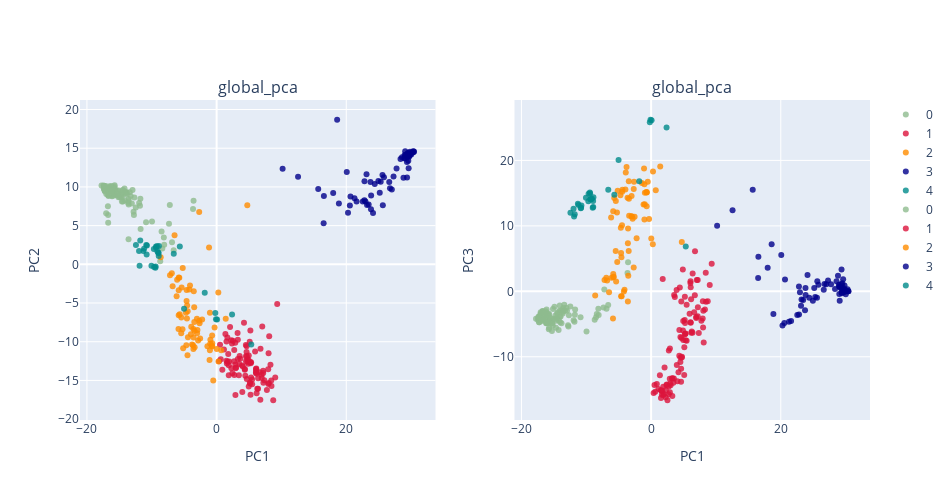

Notebook cell for this chart:
### Code cell
###
plot_global_pca(feats,label_select,colordict,labels= core_pop,title= 'global_pca',height= 500,width= 950)

### Figure 1 — Plotly figure (JSON) as saved in the notebook; plotly's stock layout.template omitted (floating-point values rounded to 4 significant figures)
{"data": [{"marker": {"color": "darkseagreen", "line": {"width": 0}, "opacity": 0.8, "size": 6, "symbol": "circle"}, "mode": "markers", "name": "0", "text": ["temp", "temp", "temp", "temp", "temp", "temp", "temp", "temp", "temp", "temp", "temp", "temp", "temp", "temp", "temp", "temp", "temp", "temp", "temp", "temp", "temp", "temp", "subtrop", "temp", "temp", "temp", "temp", "temp", "temp", "temp", "temp", "temp", "temp", "temp", "temp", "temp", "temp", "temp", "temp", "temp", "temp", "subtrop", "temp", "temp", "temp", "temp", "temp", "temp", "temp", "temp", "temp", "temp", "temp", "temp", "temp", "temp", "temp", "temp", "temp", "temp", "temp", "temp", "temp", "temp", "temp", "temp", "temp", "temp", "temp", "temp", "temp", "temp", "temp", "temp", "temp", "temp", "temp", "temp", "temp", "temp", "temp", "temp", "temp", "temp", "temp", "temp", "temp", "temp", "temp", "temp", "temp", "temp", "temp", "temp", "temp", "temp", "temp", "temp", "temp", "temp", "temp", "temp", "temp", "temp", "temp", "temp", "temp", "temp", "temp", "temp", "temp", "temp", "temp", "temp", "temp", "temp", "temp"], "type": "scatter", "x": [-7.22, -3.639, -3.555, -14.09, -12.97, -17.75, -17.28, -15.13, -16.69, -17.27, -15.7, -14.61, -8.487, -15.69, -15.84, -12.68, -10.88, -11.82, -6.876, -12.46, -13.08, -15.78, -13.59, -13.39, -17.24, -11.76, -14.71, -16.56, -14.67, -17.02, -17.05, -14.74, -7.345, -16.28, -15.63, -8.374, -8.14, -13.56, -15.98, -16.03, -15.24, -12.75, -14.49, -13.25, -17.21, -16.53, -17.4, -16.19, -14.39, -15.58, -13.89, -15.93, -11.72, -17.45, -17.04, -16.25, -13.82, -16.19, -16.93, -14.02, -13.63, -15.84, -16.18, -14.21, -16.73, -15.73, -16.12, -14.07, -13.95, -17.08, -16.47, -16.1, -15.51, -15.85, -16.36, -15.3, -8.088, -15.92, -17.27, -6.621, -15.12, -14.27, -15.78, -15.29, -16.14, -17.01, -17.34, -17.37, -16.14, -16.06, -14.13, -15.98, -16.7, -13.56, -16.67, -15.52, -16.08, -9.963, -16.42, -12.81, -14.65, -16.74, -16.77, -8.7, -17.31, -15.78, -16.86, -16.05, -15.16, -16.76, -14.9, -13.58, -15.14, -11.95, -14.45, -16.24, -16.49], "xaxis": "x", "y": [7.658, 7.159, 8.209, 9.29, 9.595, 10.18, 9.531, 9.542, 8.867, 9.762, 9.616, 8.122, 4.229, 9.823, 9.204, 8.632, 5.449, 7.571, 2.859, 7.347, 7.856, 10.08, 3.232, 9.297, 9.568, 8.468, 9.114, 9.564, 8.625, 9.097, 9.497, 8.944, 5.243, 9.424, 9.386, 2.044, 3.45, 8.454, 9.671, 9.872, 9.197, 6.359, 9.608, 8.837, 9.397, 9.374, 9.845, 9.902, 9.524, 9.402, 8.979, 9.852, 4.548, 10.18, 6.587, 9.044, 9.235, 8.876, 9.565, 9.181, 7.936, 9.534, 9.367, 9.799, 5.387, 10.2, 8.783, 9.271, 9.357, 10.11, 9.365, 9.873, 9.099, 8.889, 9.52, 8.907, 2.521, 9.922, 9.686, 1.823, 9.148, 9.375, 9.03, 9.463, 10.1, 9.765, 9.735, 10.12, 9.935, 9.884, 8.249, 9.584, 9.012, 7.73, 8.873, 9.075, 9.594, 5.535, 10.13, 6.804, 8.714, 6.368, 7.511, 0.395, 10.12, 9.731, 9.886, 9.615, 8.933, 9.799, 8.668, 8.141, 8.651, 7.914, 8.104, 9.379, 9.975], "yaxis": "y"}, {"marker": {"color": "crimson", "line": {"width": 0}, "opacity": 0.8, "size": 6, "symbol": "circle"}, "mode": "markers", "name": "1", "text": ["trop", "trop", "trop", "trop", "subtrop", "trop", "trop", "trop", "trop", "subtrop", "trop", "subtrop", "subtrop", "subtrop", "trop", "trop", "subtrop", "trop", "trop", "trop", "trop", "trop", "trop", "trop", "trop", "trop", "trop", "trop", "trop", "trop", "subtrop", "subtrop", "trop", "trop", "trop", "trop", "trop", "trop", "subtrop", "subtrop", "subtrop", "subtrop", "subtrop", "subtrop", "subtrop", "trop", "trop", "trop", "subtrop", "subtrop", "subtrop", "trop", "trop", "trop", "trop", "subtrop", "subtrop", "subtrop", "subtrop", "trop", "subtrop", "subtrop", "subtrop", "subtrop", "subtrop", "trop", "trop", "trop", "subtrop", "subtrop", "subtrop", "subtrop", "subtrop", "subtrop", "subtrop", "subtrop", "subtrop", "subtrop", "subtrop", "subtrop", "subtrop", "subtrop", "subtrop", "subtrop", "subtrop", "subtrop", "subtrop", "subtrop", "subtrop", "subtrop", "subtrop", "subtrop", "subtrop", "subtrop", "subtrop", "subtrop", "subtrop", "subtrop", "subtrop", "subtrop"], "type": "scatter", "x": [9.346, 4.427, 5.208, 4.676, 1.66, 8.462, 9.041, 7.189, 4.96, 0.5268, 6.066, 3.514, 1.356, 5.186, 8.306, 7.957, 5.48, 6.958, 7.041, 6.169, 5.219, 5.319, 6.116, 4.523, 5.269, 6.073, 4.916, 6.407, 3.552, 6.108, 7.757, 4.749, 3.658, 6.77, 6.952, 8.731, 6.745, 8.428, 2.37, 4.223, 8.113, 2.717, 8.017, 4.515, 2.877, 7.213, 7.182, 8.052, 1.13, 4.057, 5.48, 7.985, 6.078, 1.79, 4.659, 2.281, 4.955, 5.125, 6.192, 4.894, 4.537, 4.62, 2.255, 2.936, 3.235, 5.936, 3.931, 6.64, 1.955, 7.353, 6.273, 2.895, 0.3847, 4.357, 1.585, 3.432, 6.392, 1.51, 1.69, 2.711, 2.076, 5.322, 1.87, 2.519, 4.347, 3.962, 1.52, 3.276, 3.271, 5.234, 3.01, 1.875, 4.737, 0.8833, 2.735, 2.901, 4.63, 2.435, 5.104, 0.6402], "xaxis": "x", "y": [-5.128, -14.4, -8.549, -11.87, -9.457, -15.73, -14.61, -14.03, -11.76, -10.39, -13.96, -12.88, -8.988, -15.38, -12.99, -13.56, -15.5, -14.7, -8.037, -16.65, -12.64, -12.64, -13.44, -11.88, -12.79, -13.53, -12.37, -14.72, -11.84, -13.7, -16.24, -12.6, -12.18, -10.92, -14.27, -17.56, -17.5, -15.02, -10.22, -7.555, -9.283, -11.08, -11.5, -10.42, -10.13, -15.31, -13.76, -15.33, -10.99, -13.2, -14.88, -15.47, -14.01, -11.58, -14.8, -13.41, -15.78, -15.29, -14.12, -12.86, -12.53, -11.33, -9.801, -13.44, -8.873, -11.25, -13.08, -13.95, -12.56, -14.98, -16.09, -12.95, -12.53, -13.51, -12.8, -14.33, -16.08, -12.45, -12.6, -12.53, -8.112, -14.61, -13.03, -9.875, -13.63, -16.49, -9.957, -12.23, -9.759, -16.87, -13.32, -14.33, -12.3, -13.64, -14.31, -16.89, -10.57, -14.07, -10.02, -12.27], "yaxis": "y"}, {"marker": {"color": "darkorange", "line": {"width": 0}, "opacity": 0.8, "size": 6, "symbol": "circle"}, "mode": "markers", "name": "2", "text": ["aro", "temp", "temp", "trop", "trop", "aro", "subtrop", "trop", "trop", "trop", "trop", "trop", "subtrop", "subtrop", "subtrop", "trop", "subtrop", "subtrop", "subtrop", "trop", "subtrop", "subtrop", "trop", "trop", "subtrop", "trop", "trop", "trop", "trop", "trop", "trop", "trop", "subtrop", "subtrop", "subtrop", "subtrop", "subtrop", "subtrop", "subtrop", "subtrop", "trop", "trop", "trop", "trop", "trop", "trop", "trop", "trop", "trop", "trop", "trop", "subtrop", "trop", "subtrop", "trop", "subtrop", "trop", "trop", "trop", "trop", "trop", "trop", "temp", "trop", "trop", "trop", "trop", "trop", "trop", "subtrop"], "type": "scatter", "x": [4.732, -2.684, -6.485, 0.2628, -2.625, -1.168, -3.523, -3.634, -4.419, -3.457, -3.388, -4.489, -7.185, -6.786, -4.105, -0.683, -5.227, -5.835, -5.756, -0.7251, -1.032, -6.913, -4.465, -0.9852, -5.843, 1.404, -1.091, -0.6805, -2.545, -4.671, -2.958, -3.014, -4.632, -4.202, -4.626, -0.3114, -5.396, -4.546, -3.038, 0.02653, -1.035, -3.582, -2.849, -5.846, -3.442, -5.264, -2.68, -0.9645, -0.6884, -3.907, -3.42, -2.236, -5.462, -5.881, -3.79, -6.088, -3.554, -6.17, -5.685, -5.442, -0.5168, -5.159, -8.626, 0.2891, -4.576, -1.416, -4.732, -3.967, 0.7193, -3.586], "xaxis": "x", "y": [7.623, 6.753, 3.759, -3.643, -7.613, 2.179, -3.489, -10.47, -9.412, -5.545, -10.72, -11.75, -1.409, -2.842, -2.75, -10.19, -0.4609, -1.703, -1.731, -10.53, -6.269, -1.167, -6.053, -10.27, -3.333, -7.046, -12.36, -10.62, -9.577, -10.46, -8.473, -8.902, -4.737, -3.262, -3.319, -8.169, -3.001, -5.322, -7.037, -10.93, -11.11, -10.93, -9.828, -6.569, -7.443, -8.377, -7.295, -9.737, -9.186, -8.073, -8.594, -7.128, -8.899, -8.362, -10.37, -1.989, -9.442, -4.118, -6.454, -6.885, -14.99, -10.83, 0.9217, -12.54, -7.007, -10.58, -6.247, -9.034, -11.12, -8.363], "yaxis": "y"}, {"marker": {"color": "darkblue", "line": {"width": 0}, "opacity": 0.8, "size": 6, "symbol": "circle"}, "mode": "markers", "name": "3", "text": ["aro", "aro", "aro", "aro", "aro", "aro", "aro", "aro", "aro", "aro", "aro", "aro", "aro", "aro", "aro", "aro", "aro", "aro", "aro", "aro", "aro", "aro", "aro", "aro", "aro", "aro", "aro", "aro", "aro", "aro", "aro", "aro", "aro", "aro", "aro", "aro", "aro", "aro", "aro", "aro", "aro", "aro", "aro", "aro", "aro", "aro", "aro", "aro", "aro", "aro", "aro", "aro", "aro", "aro", "aro", "aro", "aro", "aro", "aro", "aro", "aro", "aro", "aro", "aro", "aro", "aro", "aro"], "type": "scatter", "x": [29.83, 30.44, 29.87, 29.45, 30.02, 29.49, 22.96, 23.45, 23.2, 30.23, 21.59, 18.59, 29.37, 29.67, 20.27, 29.57, 29.52, 25.31, 15.67, 29.76, 25.64, 23.74, 26.75, 28.97, 27.02, 30.41, 29.36, 22.54, 21.27, 20.56, 29.09, 25.58, 29.79, 10.18, 22.8, 27.29, 27.76, 23.81, 29.4, 28.37, 23.12, 29.09, 30.31, 23.83, 12.56, 28.82, 24.39, 24.95, 29.5, 29.78, 20.08, 18.86, 29.03, 29.18, 29.42, 29.0, 16.55, 22.81, 26.63, 28.6, 25.81, 29.62, 24.13, 25.16, 17.98, 16.51, 20.65], "xaxis": "x", "y": [14.54, 14.57, 14.23, 13.88, 14.2, 14.04, 8.104, 7.736, 7.657, 14.44, 8.13, 18.68, 11.22, 13.89, 6.649, 13.38, 14.35, 10.68, 9.731, 14.02, 7.624, 10.65, 9.816, 13.74, 9.668, 14.53, 13.21, 8.131, 8.529, 7.615, 13.92, 11.54, 14.35, 12.36, 8.263, 11.34, 12.4, 7.106, 14.11, 13.6, 11.63, 14.61, 14.62, 8.878, 11.33, 11.19, 10.39, 10.75, 14.37, 14.31, 11.92, 7.854, 13.68, 14.15, 13.95, 14.12, 8.82, 10.73, 10.62, 13.83, 11.25, 12.43, 6.624, 9.263, 9.225, 5.3, 8.778], "yaxis": "y"}, {"marker": {"color": "darkcyan", "line": {"width": 0}, "opacity": 0.8, "size": 6, "symbol": "circle"}, "mode": "markers", "name": "4", "text": ["trop", "trop", "trop", "trop", "trop", "trop", "trop", "trop", "trop", "trop", "trop", "trop", "trop", "trop", "trop", "trop", "trop", "trop", "trop", "trop", "trop", "trop", "trop", "trop", "trop", "trop", "trop", "trop", "trop", "trop", "trop"], "type": "scatter", "x": [-11.19, -0.09657, 0.07352, -1.831, 5.346, -10.75, 2.381, -6.607, -10.8, -9.345, -8.944, -12.44, -0.1983, -5.674, -11.29, -11.78, -9.141, -9.199, -5.021, -9.009, -9.409, -11.97, -9.681, -11.88, -9.443, -10.05, -10.86, -9.642, -9.345, -8.898, -8.928], "xaxis": "x", "y": [2.01, -7.081, -7.114, -3.667, -10.36, 2.424, -6.471, 1.357, 1.265, 2.145, 1.465, 2.487, -6.298, 2.298, 1.718, 3.084, 1.694, 2.339, -5.748, 1.51, -0.2646, 1.714, 1.971, -0.1962, -0.4458, -0.1911, 2.5, -0.3471, 2.294, 2.369, 1.074], "yaxis": "y"}, {"marker": {"color": "darkseagreen", "line": {"width": 0}, "opacity": 0.8, "size": 6, "symbol": "circle"}, "mode": "markers", "name": "0", "text": ["temp", "temp", "temp", "temp", "temp", "temp", "temp", "temp", "temp", "temp", "temp", "temp", "temp", "temp", "temp", "temp", "temp", "temp", "temp", "temp", "temp", "temp", "subtrop", "temp", "temp", "temp", "temp", "temp", "temp", "temp", "temp", "temp", "temp", "temp", "temp", "temp", "temp", "temp", "temp", "temp", "temp", "subtrop", "temp", "temp", "temp", "temp", "temp", "temp", "temp", "temp", "temp", "temp", "temp", "temp", "temp", "temp", "temp", "temp", "temp", "temp", "temp", "temp", "temp", "temp", "temp", "temp", "temp", "temp", "temp", "temp", "temp", "temp", "temp", "temp", "temp", "temp", "temp", "temp", "temp", "temp", "temp", "temp", "temp", "temp", "temp", "temp", "temp", "temp", "temp", "temp", "temp", "temp", "temp", "temp", "temp", "temp", "temp", "temp", "temp", "temp", "temp", "temp", "temp", "temp", "temp", "temp", "temp", "temp", "temp", "temp", "temp", "temp", "temp", "temp", "temp", "temp", "temp"], "type": "scatter", "x": [-7.22, -3.639, -3.555, -14.09, -12.97, -17.75, -17.28, -15.13, -16.69, -17.27, -15.7, -14.61, -8.487, -15.69, -15.84, -12.68, -10.88, -11.82, -6.876, -12.46, -13.08, -15.78, -13.59, -13.39, -17.24, -11.76, -14.71, -16.56, -14.67, -17.02, -17.05, -14.74, -7.345, -16.28, -15.63, -8.374, -8.14, -13.56, -15.98, -16.03, -15.24, -12.75, -14.49, -13.25, -17.21, -16.53, -17.4, -16.19, -14.39, -15.58, -13.89, -15.93, -11.72, -17.45, -17.04, -16.25, -13.82, -16.19, -16.93, -14.02, -13.63, -15.84, -16.18, -14.21, -16.73, -15.73, -16.12, -14.07, -13.95, -17.08, -16.47, -16.1, -15.51, -15.85, -16.36, -15.3, -8.088, -15.92, -17.27, -6.621, -15.12, -14.27, -15.78, -15.29, -16.14, -17.01, -17.34, -17.37, -16.14, -16.06, -14.13, -15.98, -16.7, -13.56, -16.67, -15.52, -16.08, -9.963, -16.42, -12.81, -14.65, -16.74, -16.77, -8.7, -17.31, -15.78, -16.86, -16.05, -15.16, -16.76, -14.9, -13.58, -15.14, -11.95, -14.45, -16.24, -16.49], "xaxis": "x2", "y": [0.2888, 2.816, 4.446, -2.156, -2.985, -4.209, -4.718, -4.358, -3.951, -3.835, -3.539, -4.196, -3.967, -4.46, -3.391, -3.648, -3.956, -4.638, -2.678, -2.316, -2.517, -4.561, -3.014, -2.06, -4.714, -3.591, -4.505, -4.169, -5.566, -4.268, -3.496, -3.699, -2.487, -3.746, -4.606, -3.451, -2.667, -2.539, -4.859, -4.833, -4.855, -5.385, -3.443, -2.916, -4.383, -3.771, -4.074, -4.863, -4.167, -4.434, -2.967, -4.857, -2.791, -4.367, -3.208, -3.063, -4.889, -3.214, -4.519, -4.709, -3.403, -4.646, -3.716, -4.502, -3.044, -5.563, -2.77, -3.864, -3.868, -3.675, -3.388, -4.844, -4.566, -3.604, -3.491, -6.082, -3.607, -4.846, -4.252, -2.11, -4.207, -5.9, -5.779, -4.865, -4.821, -3.408, -4.153, -3.884, -4.764, -4.748, -2.979, -4.194, -4.072, -2.822, -3.11, -4.066, -3.71, -6.139, -3.703, -5.168, -4.06, -3.024, -3.633, -4.353, -3.962, -4.56, -4.468, -4.716, -5.235, -4.31, -2.373, -3.136, -2.708, -4.409, -3.238, -3.373, -4.126], "yaxis": "y2"}, {"marker": {"color": "crimson", "line": {"width": 0}, "opacity": 0.8, "size": 6, "symbol": "circle"}, "mode": "markers", "name": "1", "text": ["trop", "trop", "trop", "trop", "subtrop", "trop", "trop", "trop", "trop", "subtrop", "trop", "subtrop", "subtrop", "subtrop", "trop", "trop", "subtrop", "trop", "trop", "trop", "trop", "trop", "trop", "trop", "trop", "trop", "trop", "trop", "trop", "trop", "subtrop", "subtrop", "trop", "trop", "trop", "trop", "trop", "trop", "subtrop", "subtrop", "subtrop", "subtrop", "subtrop", "subtrop", "subtrop", "trop", "trop", "trop", "subtrop", "subtrop", "subtrop", "trop", "trop", "trop", "trop", "subtrop", "subtrop", "subtrop", "subtrop", "trop", "subtrop", "subtrop", "subtrop", "subtrop", "subtrop", "trop", "trop", "trop", "subtrop", "subtrop", "subtrop", "subtrop", "subtrop", "subtrop", "subtrop", "subtrop", "subtrop", "subtrop", "subtrop", "subtrop", "subtrop", "subtrop", "subtrop", "subtrop", "subtrop", "subtrop", "subtrop", "subtrop", "subtrop", "subtrop", "subtrop", "subtrop", "subtrop", "subtrop", "subtrop", "subtrop", "subtrop", "subtrop", "subtrop", "subtrop"], "type": "scatter", "x": [9.346, 4.427, 5.208, 4.676, 1.66, 8.462, 9.041, 7.189, 4.96, 0.5268, 6.066, 3.514, 1.356, 5.186, 8.306, 7.957, 5.48, 6.958, 7.041, 6.169, 5.219, 5.319, 6.116, 4.523, 5.269, 6.073, 4.916, 6.407, 3.552, 6.108, 7.757, 4.749, 3.658, 6.77, 6.952, 8.731, 6.745, 8.428, 2.37, 4.223, 8.113, 2.717, 8.017, 4.515, 2.877, 7.213, 7.182, 8.052, 1.13, 4.057, 5.48, 7.985, 6.078, 1.79, 4.659, 2.281, 4.955, 5.125, 6.192, 4.894, 4.537, 4.62, 2.255, 2.936, 3.235, 5.936, 3.931, 6.64, 1.955, 7.353, 6.273, 2.895, 0.3847, 4.357, 1.585, 3.432, 6.392, 1.51, 1.69, 2.711, 2.076, 5.322, 1.87, 2.519, 4.347, 3.962, 1.52, 3.276, 3.271, 5.234, 3.01, 1.875, 4.737, 0.8833, 2.735, 2.901, 4.63, 2.435, 5.104, 0.6402], "xaxis": "x2", "y": [4.226, 0.5854, -0.8423, -7.134, -15.8, -1.611, 0.9797, 1.715, -7.441, -14.32, 1.282, -13.33, -12.84, -4.368, -2.799, -4.172, -2.063, -4.076, 1.732, -1.197, -6.51, -6.442, -4.807, -6.966, -6.536, -4.732, -5.98, 2.715, -0.574, 0.6343, -4.508, -10.0, -0.8793, 6.118, -3.916, -1.504, -0.6208, 2.843, -14.32, -12.39, -7.818, -14.54, -5.54, -10.79, -13.36, -2.427, -3.799, -2.959, -14.93, -13.73, -7.565, -1.534, 1.529, 1.881, -1.542, -15.06, -4.538, -8.537, -6.314, 3.336, -10.12, -13.82, -16.19, -14.1, -13.32, -3.418, 0.1935, -3.203, -15.71, -6.361, -6.134, -15.42, -15.55, -5.917, -15.15, -13.96, -6.318, -15.12, -15.24, -15.73, -11.63, -7.487, -15.83, -16.65, -9.859, -11.27, -16.31, -13.28, -15.98, -4.858, -14.36, -14.59, -10.11, -14.17, -9.032, -8.722, -11.82, -14.25, -12.78, -15.35], "yaxis": "y2"}, {"marker": {"color": "darkorange", "line": {"width": 0}, "opacity": 0.8, "size": 6, "symbol": "circle"}, "mode": "markers", "name": "2", "text": ["aro", "temp", "temp", "trop", "trop", "aro", "subtrop", "trop", "trop", "trop", "trop", "trop", "subtrop", "subtrop", "subtrop", "trop", "subtrop", "subtrop", "subtrop", "trop", "subtrop", "subtrop", "trop", "trop", "subtrop", "trop", "trop", "trop", "trop", "trop", "trop", "trop", "subtrop", "subtrop", "subtrop", "subtrop", "subtrop", "subtrop", "subtrop", "subtrop", "trop", "trop", "trop", "trop", "trop", "trop", "trop", "trop", "trop", "trop", "trop", "subtrop", "trop", "subtrop", "trop", "subtrop", "trop", "trop", "trop", "trop", "trop", "trop", "temp", "trop", "trop", "trop", "trop", "trop", "trop", "subtrop"], "type": "scatter", "x": [4.732, -2.684, -6.485, 0.2628, -2.625, -1.168, -3.523, -3.634, -4.419, -3.457, -3.388, -4.489, -7.185, -6.786, -4.105, -0.683, -5.227, -5.835, -5.756, -0.7251, -1.032, -6.913, -4.465, -0.9852, -5.843, 1.404, -1.091, -0.6805, -2.545, -4.671, -2.958, -3.014, -4.632, -4.202, -4.626, -0.3114, -5.396, -4.546, -3.038, 0.02653, -1.035, -3.582, -2.849, -5.846, -3.442, -5.264, -2.68, -0.9645, -0.6884, -3.907, -3.42, -2.236, -5.462, -5.881, -3.79, -6.088, -3.554, -6.17, -5.685, -5.442, -0.5168, -5.159, -8.626, 0.2891, -4.576, -1.416, -4.732, -3.967, 0.7193, -3.586], "xaxis": "x2", "y": [7.52, 3.627, -0.1415, 7.191, 16.73, 13.28, 2.375, 14.29, 15.51, 6.148, 11.54, 10.1, 1.728, 1.645, 0.2236, 15.11, 4.475, 2.143, 2.229, 15.18, 10.98, 2.082, 15.23, 13.31, 2.654, 19.08, 18.77, 15.13, 11.38, 9.722, 11.43, 14.57, 5.857, -0.02868, -0.7605, 11.05, 1.504, -0.7558, 11.47, 8.073, 16.36, 7.348, 11.1, 12.22, 16.8, 12.04, 15.63, 15.07, 12.98, 18.16, 14.15, 8.093, 6.158, -4.166, 19.0, 2.052, 9.588, 11.29, 14.25, 13.8, 16.73, 15.38, -0.637, 18.3, 5.206, 16.57, 14.69, 15.57, 15.43, -1.557], "yaxis": "y2"}, {"marker": {"color": "darkblue", "line": {"width": 0}, "opacity": 0.8, "size": 6, "symbol": "circle"}, "mode": "markers", "name": "3", "text": ["aro", "aro", "aro", "aro", "aro", "aro", "aro", "aro", "aro", "aro", "aro", "aro", "aro", "aro", "aro", "aro", "aro", "aro", "aro", "aro", "aro", "aro", "aro", "aro", "aro", "aro", "aro", "aro", "aro", "aro", "aro", "aro", "aro", "aro", "aro", "aro", "aro", "aro", "aro", "aro", "aro", "aro", "aro", "aro", "aro", "aro", "aro", "aro", "aro", "aro", "aro", "aro", "aro", "aro", "aro", "aro", "aro", "aro", "aro", "aro", "aro", "aro", "aro", "aro", "aro", "aro", "aro"], "type": "scatter", "x": [29.83, 30.44, 29.87, 29.45, 30.02, 29.49, 22.96, 23.45, 23.2, 30.23, 21.59, 18.59, 29.37, 29.67, 20.27, 29.57, 29.52, 25.31, 15.67, 29.76, 25.64, 23.74, 26.75, 28.97, 27.02, 30.41, 29.36, 22.54, 21.27, 20.56, 29.09, 25.58, 29.79, 10.18, 22.8, 27.29, 27.76, 23.81, 29.4, 28.37, 23.12, 29.09, 30.31, 23.83, 12.56, 28.82, 24.39, 24.95, 29.5, 29.78, 20.08, 18.86, 29.03, 29.18, 29.42, 29.0, 16.55, 22.81, 26.63, 28.6, 25.81, 29.62, 24.13, 25.16, 17.98, 16.51, 20.65], "xaxis": "x2", "y": [0.8731, 0.006623, 0.3025, 0.4265, -0.4411, 1.238, -0.151, -1.321, -1.254, -0.00642, -4.535, 7.187, 3.32, 0.2027, -5.231, 0.5793, 0.1403, -0.87, 15.54, -0.158, 1.554, -2.888, 1.116, 0.9963, 1.093, -0.01002, 1.096, -3.638, -4.633, -4.845, 0.7338, -0.9701, 0.1035, 10.02, 0.7198, 1.668, 1.088, 0.5037, -0.1993, 0.3589, -2.225, -1.456, 0.3168, -0.5832, 12.38, 2.385, -0.9754, -1.428, 0.377, 0.2369, 5.547, -3.472, -0.414, 0.5329, -0.3151, 0.7392, 5.269, -3.555, 0.2335, 1.529, 0.9964, 1.854, 2.498, 0.5189, 3.588, 2.023, 1.811], "yaxis": "y2"}, {"marker": {"color": "darkcyan", "line": {"width": 0}, "opacity": 0.8, "size": 6, "symbol": "circle"}, "mode": "markers", "name": "4", "text": ["trop", "trop", "trop", "trop", "trop", "trop", "trop", "trop", "trop", "trop", "trop", "trop", "trop", "trop", "trop", "trop", "trop", "trop", "trop", "trop", "trop", "trop", "trop", "trop", "trop", "trop", "trop", "trop", "trop", "trop", "trop"], "type": "scatter", "x": [-11.19, -0.09657, 0.07352, -1.831, 5.346, -10.75, 2.381, -6.607, -10.8, -9.345, -8.944, -12.44, -0.1983, -5.674, -11.29, -11.78, -9.141, -9.199, -5.021, -9.009, -9.409, -11.97, -9.681, -11.88, -9.443, -10.05, -10.86, -9.642, -9.345, -8.898, -8.928], "xaxis": "x2", "y": [13.2, 26.21, 26.12, 16.83, 6.861, 13.12, 25.03, 15.52, 12.75, 14.07, 13.79, 12.02, 25.82, 14.76, 13.37, 11.77, 14.14, 14.1, 20.06, 12.75, 14.94, 12.62, 13.75, 11.44, 15.09, 14.29, 12.71, 14.91, 14.08, 14.36, 12.87], "yaxis": "y2"}], "layout": {"annotations": [{"font": {"size": 16}, "showarrow": false, "text": "global_pca", "x": 0.225, "xanchor": "center", "xref": "paper", "y": 1, "yanchor": "bottom", "yref": "paper"}, {"font": {"size": 16}, "showarrow": false, "text": "global_pca", "x": 0.775, "xanchor": "center", "xref": "paper", "y": 1, "yanchor": "bottom", "yref": "paper"}], "height": 500, "width": 950, "xaxis": {"anchor": "y", "domain": [0, 0.45], "title": {"text": "PC1"}}, "xaxis2": {"anchor": "y2", "domain": [0.55, 1], "title": {"text": "PC1"}}, "yaxis": {"anchor": "x", "domain": [0, 1], "title": {"text": "PC2"}}, "yaxis2": {"anchor": "x2", "domain": [0, 1], "title": {"text": "PC3"}}}}
